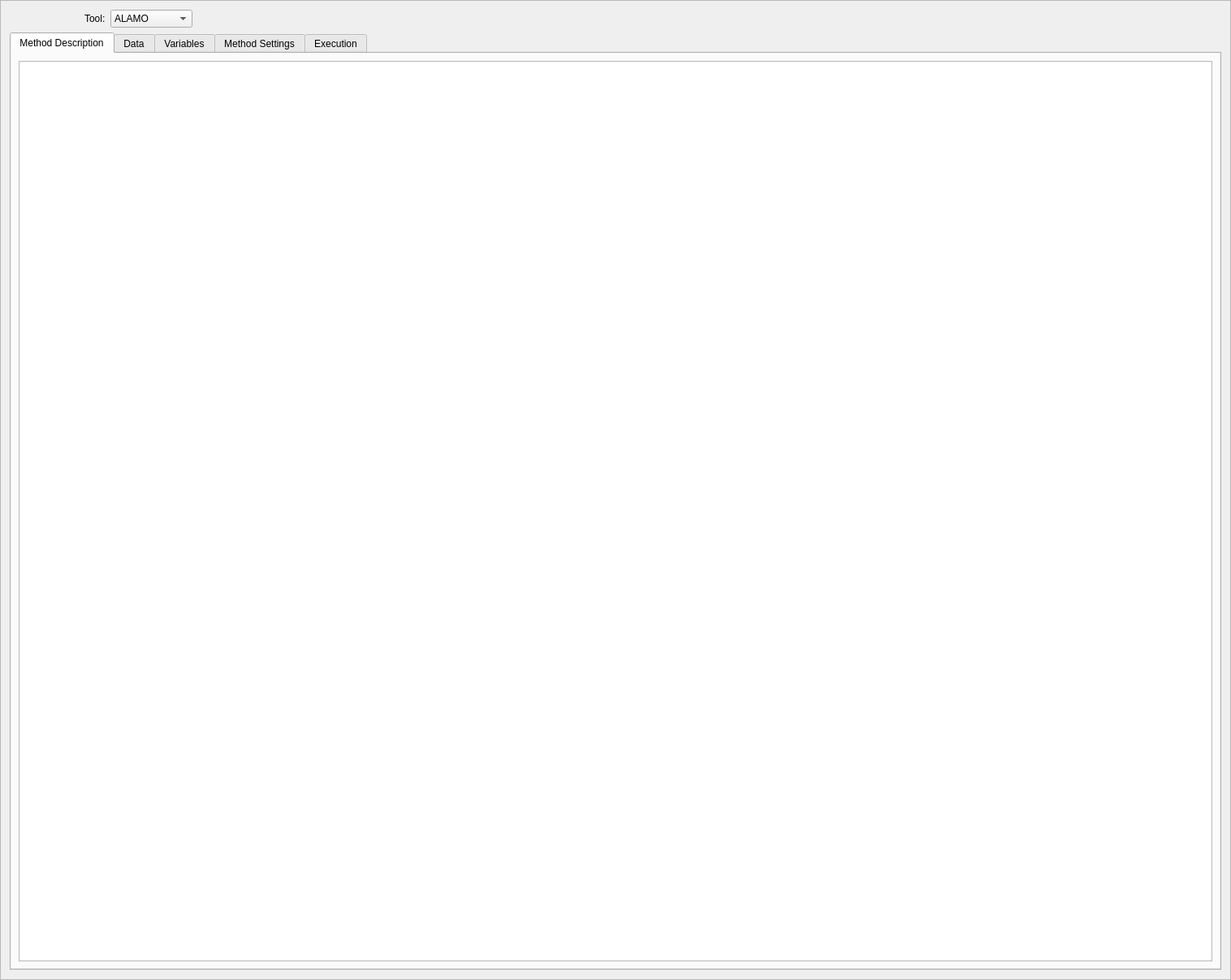
<?xml version="1.0" encoding="UTF-8"?>
<ui version="4.0">
 <class>surrogateFrame</class>
 <widget class="QFrame" name="surrogateFrame">
  <property name="geometry">
   <rect>
    <x>0</x>
    <y>0</y>
    <width>1516</width>
    <height>1207</height>
   </rect>
  </property>
  <property name="windowTitle">
   <string>Frame</string>
  </property>
  <property name="frameShape">
   <enum>QFrame::StyledPanel</enum>
  </property>
  <property name="frameShadow">
   <enum>QFrame::Raised</enum>
  </property>
  <layout class="QVBoxLayout" name="verticalLayout_2">
   <item>
    <layout class="QHBoxLayout" name="horizontalLayout">
     <item>
      <widget class="QPushButton" name="runButton">
       <property name="text">
        <string/>
       </property>
       <property name="icon">
        <iconset resource="../icons.qrc">
         <normaloff>:/icons/icons/run.svg</normaloff>:/icons/icons/run.svg</iconset>
       </property>
       <property name="iconSize">
        <size>
         <width>24</width>
         <height>24</height>
        </size>
       </property>
       <property name="flat">
        <bool>true</bool>
       </property>
      </widget>
     </item>
     <item>
      <widget class="QPushButton" name="stopButton">
       <property name="text">
        <string/>
       </property>
       <property name="icon">
        <iconset resource="../icons.qrc">
         <normaloff>:/icons/icons/stop.svg</normaloff>:/icons/icons/stop.svg</iconset>
       </property>
       <property name="iconSize">
        <size>
         <width>24</width>
         <height>24</height>
        </size>
       </property>
       <property name="flat">
        <bool>true</bool>
       </property>
      </widget>
     </item>
     <item>
      <widget class="QLabel" name="label">
       <property name="text">
        <string>Tool:</string>
       </property>
       <property name="buddy">
        <cstring>toolSelectBox</cstring>
       </property>
      </widget>
     </item>
     <item>
      <widget class="QComboBox" name="toolSelectBox">
       <item>
        <property name="text">
         <string>ALAMO</string>
        </property>
       </item>
       <item>
        <property name="text">
         <string>DRM-Builder</string>
        </property>
       </item>
       <item>
        <property name="text">
         <string>PSUADE</string>
        </property>
       </item>
      </widget>
     </item>
     <item>
      <spacer name="horizontalSpacer">
       <property name="orientation">
        <enum>Qt::Horizontal</enum>
       </property>
       <property name="sizeHint" stdset="0">
        <size>
         <width>40</width>
         <height>20</height>
        </size>
       </property>
      </spacer>
     </item>
    </layout>
   </item>
   <item>
    <widget class="QTabWidget" name="toolBox">
     <property name="currentIndex">
      <number>0</number>
     </property>
     <widget class="QWidget" name="tab_5">
      <attribute name="title">
       <string>Method Description</string>
      </attribute>
      <layout class="QVBoxLayout" name="verticalLayout_7">
       <item>
        <widget class="QTextBrowser" name="methodDescriptionBox"/>
       </item>
      </layout>
     </widget>
     <widget class="QWidget" name="tab">
      <attribute name="title">
       <string>Data</string>
      </attribute>
      <layout class="QVBoxLayout" name="verticalLayout_4">
       <item>
        <layout class="QHBoxLayout" name="horizontalLayout_2">
         <item>
          <widget class="QPushButton" name="addSamplesButton">
           <property name="text">
            <string>Add Samples...</string>
           </property>
          </widget>
         </item>
         <item>
          <spacer name="horizontalSpacer_2">
           <property name="orientation">
            <enum>Qt::Horizontal</enum>
           </property>
           <property name="sizeHint" stdset="0">
            <size>
             <width>40</width>
             <height>20</height>
            </size>
           </property>
          </spacer>
         </item>
        </layout>
       </item>
      </layout>
     </widget>
     <widget class="QWidget" name="tab_2">
      <attribute name="title">
       <string>Variables</string>
      </attribute>
      <layout class="QVBoxLayout" name="verticalLayout_6">
       <item>
        <widget class="QGroupBox" name="groupBox_2">
         <property name="title">
          <string>Input Variables</string>
         </property>
         <layout class="QVBoxLayout" name="verticalLayout_5">
          <item>
           <layout class="QHBoxLayout" name="horizontalLayout_4">
            <item>
             <widget class="QPushButton" name="addAllInButton">
              <property name="text">
               <string>Select All</string>
              </property>
             </widget>
            </item>
            <item>
             <widget class="QPushButton" name="delAllInButton">
              <property name="text">
               <string>Select None</string>
              </property>
             </widget>
            </item>
            <item>
             <widget class="QPushButton" name="ivGeneralButton1">
              <property name="text">
               <string>Button1</string>
              </property>
             </widget>
            </item>
            <item>
             <widget class="QPushButton" name="ivGeneralButton2">
              <property name="text">
               <string>Button2</string>
              </property>
             </widget>
            </item>
            <item>
             <spacer name="horizontalSpacer_3">
              <property name="orientation">
               <enum>Qt::Horizontal</enum>
              </property>
              <property name="sizeHint" stdset="0">
               <size>
                <width>40</width>
                <height>20</height>
               </size>
              </property>
             </spacer>
            </item>
           </layout>
          </item>
          <item>
           <widget class="QTableWidget" name="inputTable">
            <column>
             <property name="text">
              <string>Name</string>
             </property>
            </column>
            <column>
             <property name="text">
              <string>Min</string>
             </property>
            </column>
            <column>
             <property name="text">
              <string>Max</string>
             </property>
            </column>
           </widget>
          </item>
         </layout>
        </widget>
       </item>
       <item>
        <widget class="QGroupBox" name="groupBox_3">
         <property name="title">
          <string>Output Variables</string>
         </property>
         <layout class="QVBoxLayout" name="verticalLayout">
          <item>
           <layout class="QHBoxLayout" name="horizontalLayout_3">
            <item>
             <widget class="QPushButton" name="addAllOutButton">
              <property name="text">
               <string>Select All</string>
              </property>
             </widget>
            </item>
            <item>
             <widget class="QPushButton" name="delAllOutButton">
              <property name="text">
               <string>Select None</string>
              </property>
             </widget>
            </item>
            <item>
             <widget class="QPushButton" name="ovGeneralButton1">
              <property name="text">
               <string>Button1</string>
              </property>
             </widget>
            </item>
            <item>
             <widget class="QPushButton" name="ovGeneralButton2">
              <property name="text">
               <string>Button2</string>
              </property>
             </widget>
            </item>
            <item>
             <spacer name="horizontalSpacer_4">
              <property name="orientation">
               <enum>Qt::Horizontal</enum>
              </property>
              <property name="sizeHint" stdset="0">
               <size>
                <width>40</width>
                <height>20</height>
               </size>
              </property>
             </spacer>
            </item>
           </layout>
          </item>
          <item>
           <widget class="QTableWidget" name="outputTable">
            <column>
             <property name="text">
              <string>Name</string>
             </property>
            </column>
           </widget>
          </item>
         </layout>
        </widget>
       </item>
      </layout>
     </widget>
     <widget class="QWidget" name="tab_3">
      <attribute name="title">
       <string>Method Settings</string>
      </attribute>
      <layout class="QVBoxLayout" name="verticalLayout_12">
       <item>
        <widget class="QStackedWidget" name="settingsStack">
         <property name="frameShape">
          <enum>QFrame::NoFrame</enum>
         </property>
         <property name="lineWidth">
          <number>0</number>
         </property>
         <property name="currentIndex">
          <number>-1</number>
         </property>
        </widget>
       </item>
      </layout>
     </widget>
     <widget class="QWidget" name="tab_4">
      <attribute name="title">
       <string>Execution</string>
      </attribute>
      <layout class="QVBoxLayout" name="verticalLayout_13">
       <item>
        <widget class="QTextBrowser" name="monitorTextBox">
         <property name="font">
          <font>
           <family>Courier</family>
           <pointsize>10</pointsize>
          </font>
         </property>
        </widget>
       </item>
      </layout>
     </widget>
    </widget>
   </item>
  </layout>
 </widget>
 <resources>
  <include location="../icons.qrc"/>
 </resources>
 <connections/>
</ui>
